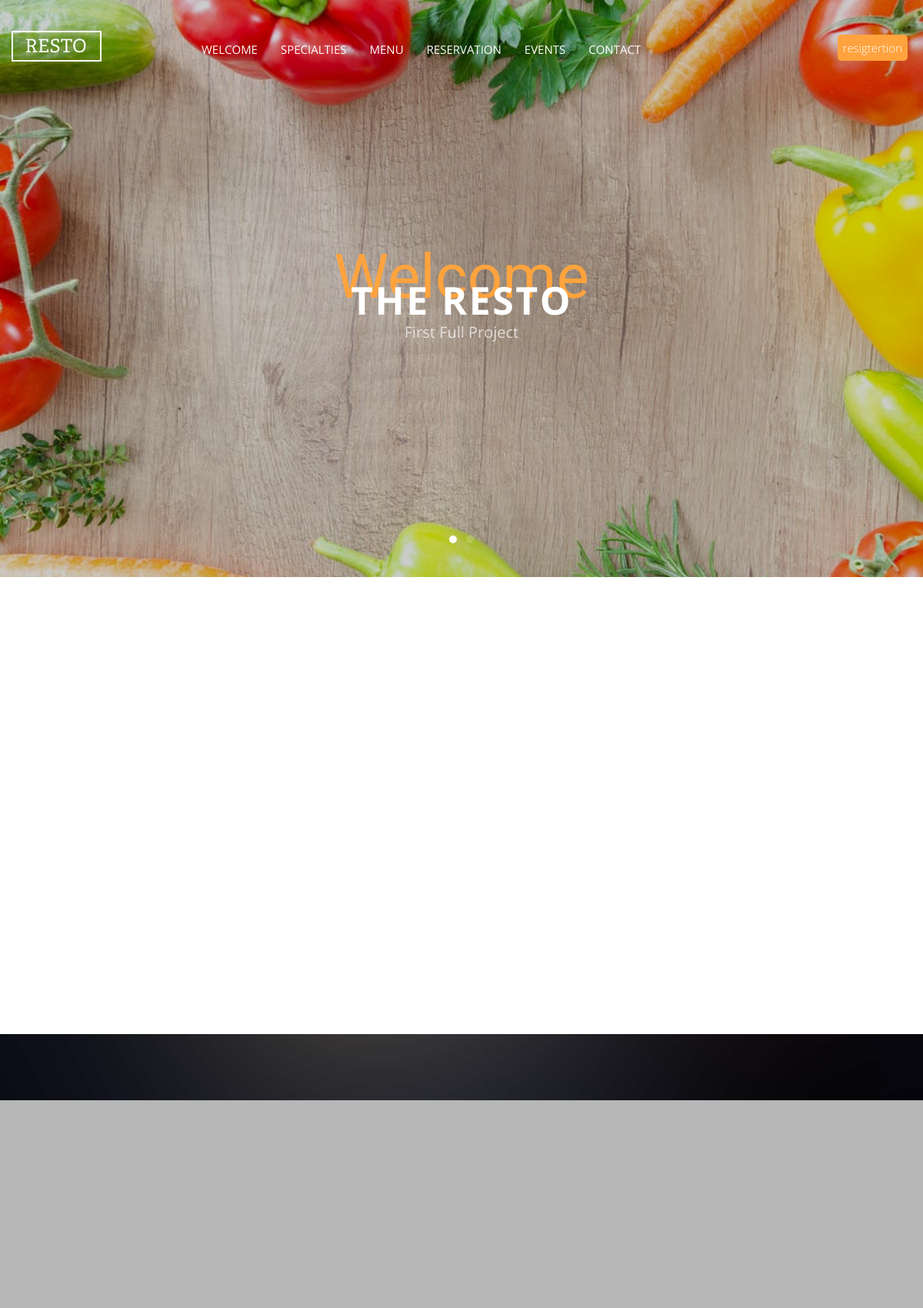
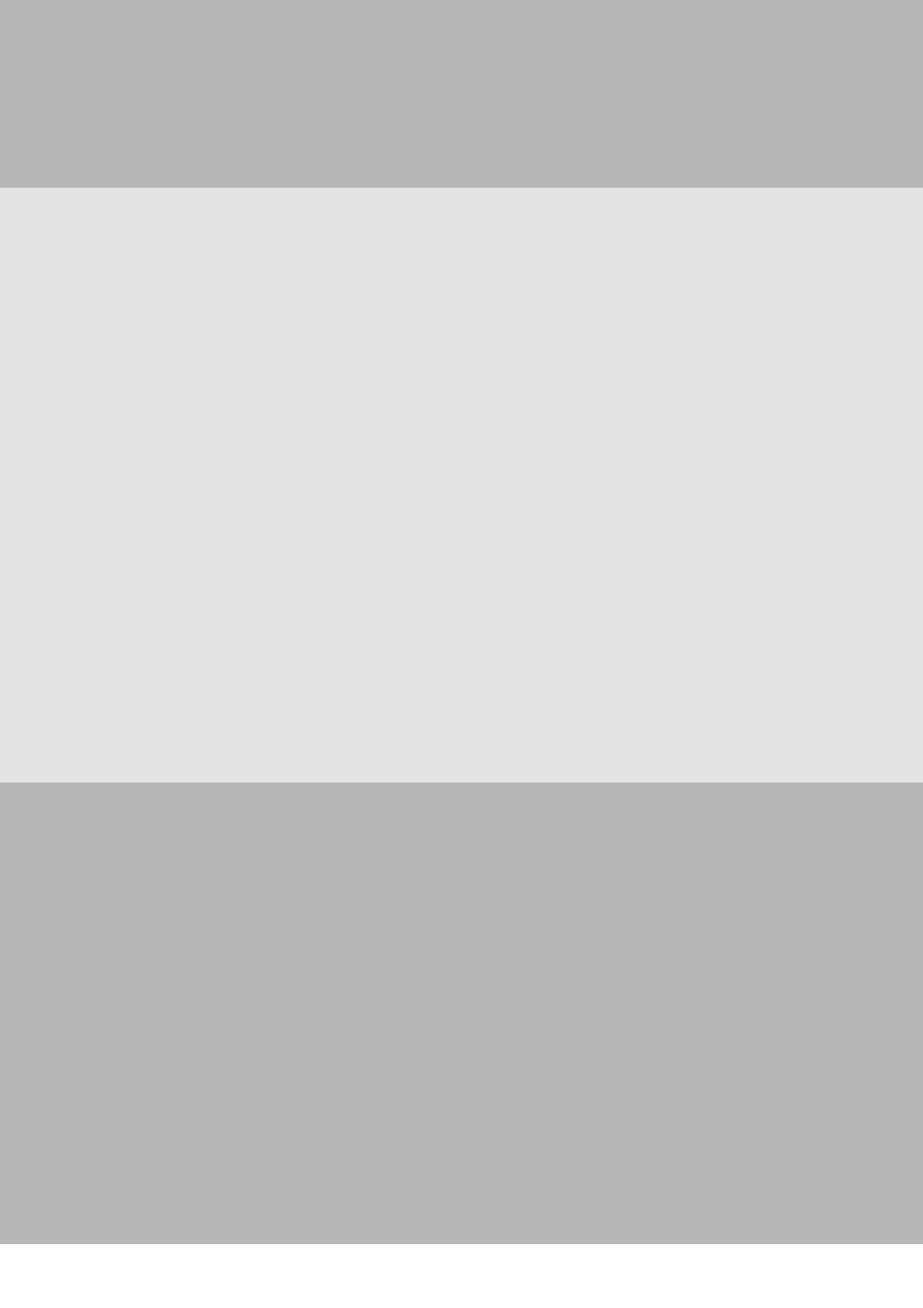
The page / (upper part) on the database its author committed (2 pictures, top to bottom).
### tables this page shows
CREATE TABLE `slider` (
  `id` int(11) NOT NULL,
  `head1` varchar(50) NOT NULL,
  `head2` varchar(50) NOT NULL,
  `head3` varchar(100) NOT NULL,
  `image_url` text NOT NULL,
  `status` int(11) NOT NULL
);

### classes/model.php (called while the page is built, shortened)
<?php
class model extends DB{
    public static function all(){
        $a = new static;
        $sql = "SELECT * FROM `$a->table`";
        $data = $a->fetch($sql);
        return $data;
    }
}
?>

### classes/DB.php (called while the page is built, shortened)
<?php
class DB{
    private $host    = HOST;
    private $user    = USER;
    private $pass    = PASS;
    private $db_name = DB_NAME;
    protected static $connect;
    public function connect(){
        if(!self::$connect){
            self::$connect = mysqli_connect($this->host , $this->user , $this->pass , $this->db_name);
        }
        return self::$connect;
    }
    public function query($sql){
        $con = $this->connect();
        $res = mysqli_query($con , $sql);
        return $res;
    }
    public function fetch($sql){
        $data = [];
        $res = $this->query($sql);
        if(mysqli_num_rows($res) > 0){
            while ($row = mysqli_fetch_assoc($res)){
                $a = new static;
                foreach($row as $key => $val){
                    $a->$key = $val;
                }
                $data[]= $a;
            }
        }
       return $data;
    }
}
?>

### index.php (the view, shortened to what this page needs)
<?php
  $user = user::where("id" , $_SESSION["user_id"]);
  $slides      = slide::all();
  $specialties = special::all();
?>
<!DOCTYPE html>
<html lang="en">
  <head>
    <link rel="stylesheet" href="css/styles-merged.css">
    <link rel="stylesheet" href="css/style.min.css">
  </head>
  <body>
    <nav class="navbar navbar-default navbar-fixed-top probootstrap-navbar">
      <div class="container">
        <div class="navbar-header">
          <a class="navbar-brand" href="index.html" title="uiCookies:FineOak">FineOak</a>
        </div>
        <div id="navbar-collapse" class="navbar-collapse collapse">
          <ul class="nav navbar-nav navbar-right">
            <li class="active"><a href="#" data-nav-section="welcome">Welcome</a></li>
            <li><a href="#" data-nav-section="specialties">Specialties</a></li>
            <li><a href="#" data-nav-section="menu">Menu</a></li>
            <li><a href="#" id="re" data-nav-section="reservation">Reservation</a></li>
            <li><a href="#" data-nav-section="events">Events</a></li>
            <li><a href="#" data-nav-section="contact">Contact</a></li>
            <li><a href="#" data-nav-section="contact"></a></li>
            <li><a href="#" data-nav-section="contact"></a></li>
          </ul>
        </div>
      </div>
          <div class="right-side pull-right">
          <?php
                  if(isset($_SESSION["user_id"])){
              ?>
                <a href="#"><?php echo $user->fname ." ".$user->lname; ?></a>
                <?php
                  if($user->role == "admin"){
                  ?>
                    <a href="admin/index.php" style="pointer-events:all !important"> Dashboard </a>
                  <?php }?>
                  <?php }else{
                    ?>
                    <a href="form.php">resigtertion </a>
                  <?php } ?>
          </div>
    </nav>
    <section class="flexslider" data-section="welcome">
      <ul class="slides">
        <?php
          foreach ($slides as $slide) {
        ?>
        <li style="background-image: url(<?php echo "img/" .$slide->image_url; ?>)" class="overlay" data-stellar-background-ratio="0.5">
          <div class="container">
            <div class="row">
              <div class="col-md-8 col-md-offset-2">
                <div class="probootstrap-slider-text text-center probootstrap-animate probootstrap-heading">
                  <h1 class="primary-heading"><?php echo $slide->head1; ?></h1>
                  <h3 class="secondary-heading"><?php echo $slide->head2; ?></h3>
                  <p class="sub-heading"><?php echo $slide->head3; ?></p>
                </div>
              </div>
            </div>
          </div>
        </li>
          <?php } ?>
      </ul>
    </section>
    <section class="probootstrap-section probootstrap-bg-white">
      <div class="container">
        <div class="row">
        </div>
      </div>
    </section>
    <section class="probootstrap-section-bg overlay" style="background-image: url(img/hero_bg_2.jpg);" data-stellar-background-ratio="0.5" data-section="specialties">
      <div class="container">
        <div class="row">
        </div>
      </div>
    </section>
    <section class="probootstrap-section">
      <div class="container">
        <div class="row">
          <div class="probootstrap-cell-retro">
            <?php
              foreach ($specialties as $special) {
            ?>
              <div class="half">
            </div>
              <?php } ?>
          </div>
        </div>
      </div>
    </section>
    <section class="probootstrap-section-bg overlay" style="background-image: url(img/hero_bg_4.jpg);"  data-stellar-background-ratio="0.5"  data-section="menu">
      <div class="container">
        <div class="row">
        </div>
      </div>
    </section>
    <section class="probootstrap-section probootstrap-bg-white">
    </section>
  </body>
</html>

### index.php (style rules this page uses)
.navbar-collapse { float:left !important; margin-left:100px !important; }
.right-side { float:right; margin-top:0px !important; position: absolute; right: 10px; top: 50px; }
.right-side a { margin-right:10px; color: #FFF !important ; font-weight:bold; }
.right-side a:last-child { font-weight: 200; background: #FFA33E; padding: 7px; border-radius: 5px; }

### rows shown on the page
slider: image_url (picture), head1 "Welcome", head2 "THE RESTO", head3 "First Full Project"
